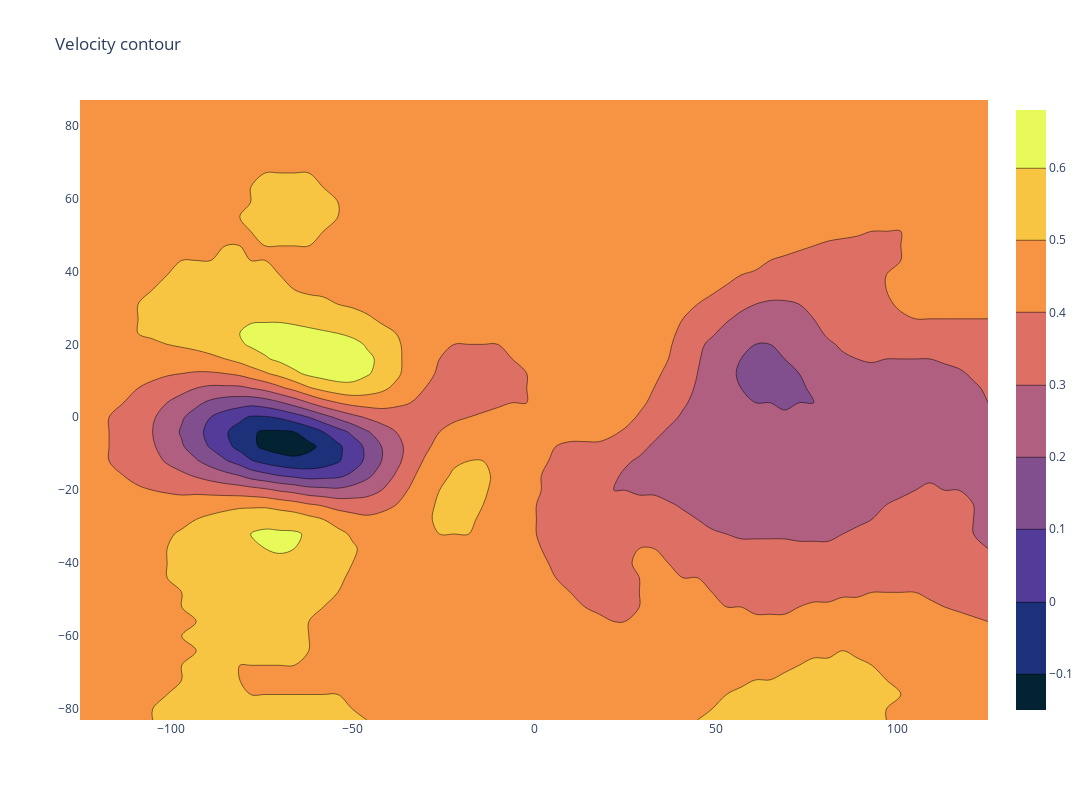

Source (notebook cell):
### Code cell
import plotly.graph_objects as go

feature_x = vis["x"].to_numpy()
feature_y = vis["y"].to_numpy()

# Creating 2-D grid of features
[X, Y] = np.meshgrid(feature_x, feature_y)

Z = vis["vx"].to_numpy()

fig = go.Figure(data =go.Contour(x = feature_x, y = feature_y, z = Z, colorscale='thermal'))

fig.update_layout(
    title="Velocity contour",
    autosize=False,
    width=1100,
    height=800,)

fig.show()

### Figure 1 — Plotly figure (JSON) as saved in the notebook; plotly's stock layout.template omitted (floating-point values rounded to 4 significant figures; data arrays with more than 128 entries replaced by an {"elided": "..."} marker saying what was removed)
{"data": [{"colorscale": [[0.0, "rgb(3, 35, 51)"], [0.09091, "rgb(13, 48, 100)"], [0.1818, "rgb(53, 50, 155)"], [0.2727, "rgb(93, 62, 153)"], [0.3636, "rgb(126, 77, 143)"], [0.4545, "rgb(158, 89, 135)"], [0.5455, "rgb(193, 100, 121)"], [0.6364, "rgb(225, 113, 97)"], [0.7273, "rgb(246, 139, 69)"], [0.8182, "rgb(251, 173, 60)"], [0.9091, "rgb(246, 211, 70)"], [1.0, "rgb(231, 250, 90)"]], "x": {"elided": "2816 float values"}, "y": {"elided": "2816 float values"}, "z": {"elided": "2816 float values"}, "type": "contour"}], "layout": {"title": {"text": "Velocity contour"}, "autosize": false, "width": 1100, "height": 800}}
